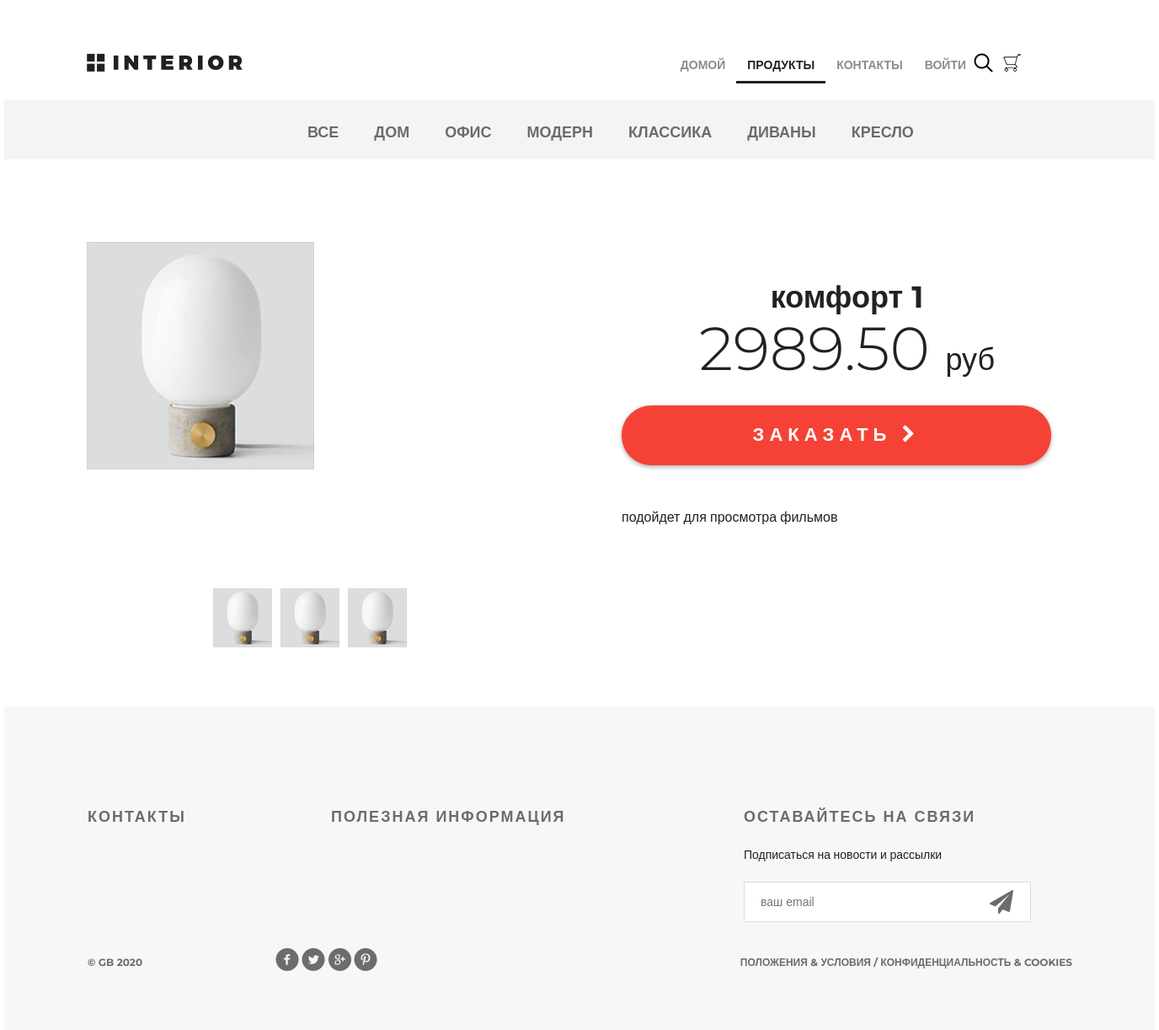
/products/product/21/, run on the app's committed database.
### mainapp/models.py (models this page shows, shortened)
class ProductCategory(models.Model):
    objects = None
    name = models.CharField(verbose_name='название категории', max_length=64, unique=True)
    description = models.TextField(verbose_name='описание категории', blank=True)
    is_active = models.BooleanField(default=True, verbose_name = 'активная')

class Product(models.Model):
    objects = None
    category = models.ForeignKey(ProductCategory, on_delete=models.CASCADE)
    name = models.CharField(verbose_name='имя продукта', max_length=128)
    image = models.ImageField(upload_to='products_images', blank=True)
    short_desc = models.CharField(verbose_name='краткое описание продукта', max_length=60, blank=True)
    description = models.TextField(verbose_name='описание продукта', blank=True)
    price = models.DecimalField(verbose_name='цена продукта', max_digits=8, decimal_places=2, default=0)
    quantity = models.PositiveIntegerField(verbose_name='количество на складе', default=0)
    is_active = models.BooleanField(default = True, verbose_name = 'активен')

### mainapp/views.py (the view)
# urls.py: path('product/<int:pk>/', mainapp.product, name='product'),  #
def product(request, pk):
    title = 'продукты'
    content = {
        'title'     : title,
        'links_menu': ProductCategory.objects.all(),
        'product'   : get_object_or_404(Product, pk = pk),
    }
    return render(request, 'mainapp/product.html', content)

### mainapp/context_processor.py (called while the page is built)
def basket(request):
   print(f'context processor basket works')
   basket = []
   if request.user.is_authenticated:
       basket = Basket.objects.filter(user=request.user)
   return {
       'basket': basket,
   }

### mainapp/templates/mainapp/product.html
{% extends 'mainapp/base.html' %}
{% load static %}
{% block content %}
  <div class="details">
    <div class="links clearfix">
      {% include 'mainapp/includes/inc_categories_menu.html' %}
    </div>
    <div class="details-products">
      <div class="details-slider">
        <div class="slider-product">
          <img src="/media/{{ product.image }}"
               alt="{{ product.short_desc }}">
        </div>
        <div class="slider-control">
          <div class="block">
            <a href="#">
              <img src="/media/{{ product.image }}" alt="вариант 1">
            </a>
          </div>
          <div class="block">
            <a href="#">
              <img src="/media/{{ product.image }}" alt="вариант 2">
            </a>
          </div>
          <div class="block">
            <a href="#">
              <img src="/media/{{ product.image }}" alt="вариант 3">
            </a>
          </div>
        </div>
      </div>
      <div class="description">
        <h3 class="big-bold">{{ product.name }}</h3>
        <br>
        <p class="price"> {{ product.price }} <span>руб</span></p>
        <a href="{% url 'basket:add' product.pk %}" class="red-button">
          заказать
          <i class="fa fa-chevron-right" aria-hidden="true"></i>
        </a>
        <div class="description-text">
          {{ product.description }}
        </div>
      </div>
    </div>
  </div>
  <div class="clr"></div>
{% endblock %}

### mainapp/templates/mainapp/includes/inc_categories_menu.html (shortened to what this page needs)
<ul class="links-menu">
  <li>
    <a href="{% url 'products:category' 0 %}" class="{% if request.resolver_match.kwargs.pk == 0 %} active {% endif %}">
      все
    </a>
  </li>
  {% for link in links_menu %}
    <li>
      <a href="{% url 'products:category' link.pk %}" class=""> {{ link.name }}
      </a>
    </li>
  {% endfor %}
</ul>

### static/css/style.css (style rules this page uses)
* { margin: 0; padding: 0; }
body { font-family: 'Montserrat', sans-serif; }
html, body { height: 100%; }
.slider-control .block a img { width: 70px; }
.clr { height: 384px; }
.clearfix:after { content: ""; display: block; clear: both; }
.big-bold { color: #212121; font-size: 36px; font-weight: 700; text-align: left; margin-bottom: 24px; line-height: 36px; }
.links { height: 70px; background-color: #f4f4f4; position: relative; padding-left: 360px; }
.links-menu { margin: 27px auto 0px; position: absolute; }
.links-menu li { float: left; list-style-type: none; padding-right: 42px; }
.links-menu li a { text-decoration: none; color: #6c6c6c; font-size: 18px; font-weight: 700; text-transform: uppercase; }
.details-products { padding-left: 98px; padding-right: 98px; margin-top: 98px; height: 551px; }
.details-slider { width: 570px; float: left; margin-right: 30px; }
.slider-product { width: 570px; height: 400px; }
.slider-control { width: 420px; height: 70px; margin: 11px auto 0px; padding-left: 150px }
.slider-control .block { height: 70px; width: 70px; position: relative; float: left; margin-right: 10px; }
.description { width: 535px; float: right; padding-left: 35px }
.description .big-bold { color: #212121; font-size: 36px; font-weight: 700; text-align: center; margin-top: 47px; margin-bottom: 0px; }
.description .price { color: #212121; font-size: 72px; font-weight: 300; line-height: 48px; text-align: center; }
.description .price span { color: #212121; font-size: 36px; font-weight: 300; line-height: 48px; text-align: center; }
.red-button { display: block; height: 71px; width: 510px; border-radius: 35px; background-color: #f44336; text-align: center; text-transform: uppercase; text-decoration: none; color: #ffffff; font-size: 22px; font-weight: 700; line-height: 24px; box-shadow: 0px 2px 4.85px 0.15px rgba(33, 33, 33, 0.35); line-height: 70px; letter-spacing: 6px; margin-top: 31px; }
.description-text { margin-top: 50px; color: #212121; font-size: 16px; font-weight: 300; line-height: 24px; text-align: left; }

### data on the page
ProductCategory: name "ДОМ"
ProductCategory: name "ОФИС"
ProductCategory: name "МОДЕРН"
ProductCategory: name "КЛАССИКА"
ProductCategory: name "ДИВАНЫ"
ProductCategory: name "КРЕСЛО"
Product: image (picture), name "комфорт 1", price "2989.50", description "подойдет для просмотра фильмов"
